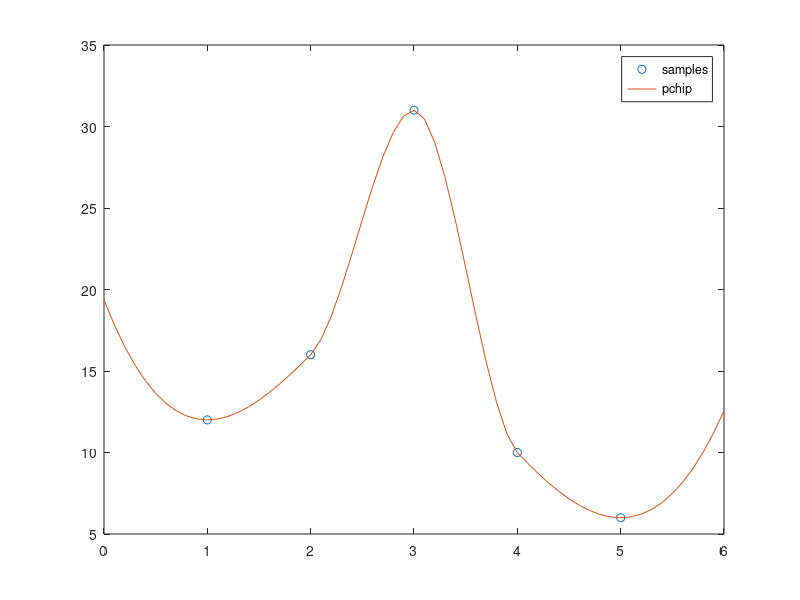

Write MATLAB code to recreate this figure.
% Define the sample points and values
X = [1 2 3 4 5];
V = [12 16 31 10 6];

% Specify the query points, Xq, that extend beyond the domain of X.
Xq = (0:0.1:6);
Vq = interp1(X,V,Xq,'pchip','extrap');

% Plot the results.
figure
plot(X,V,'o');
hold on
plot(Xq,Vq,'-');
legend('samples','pchip');
hold off

%%

% Define some data.

A = gallery('uniformdata',[3 5],0)

% Find 7th element in A
Seventh = A(7)